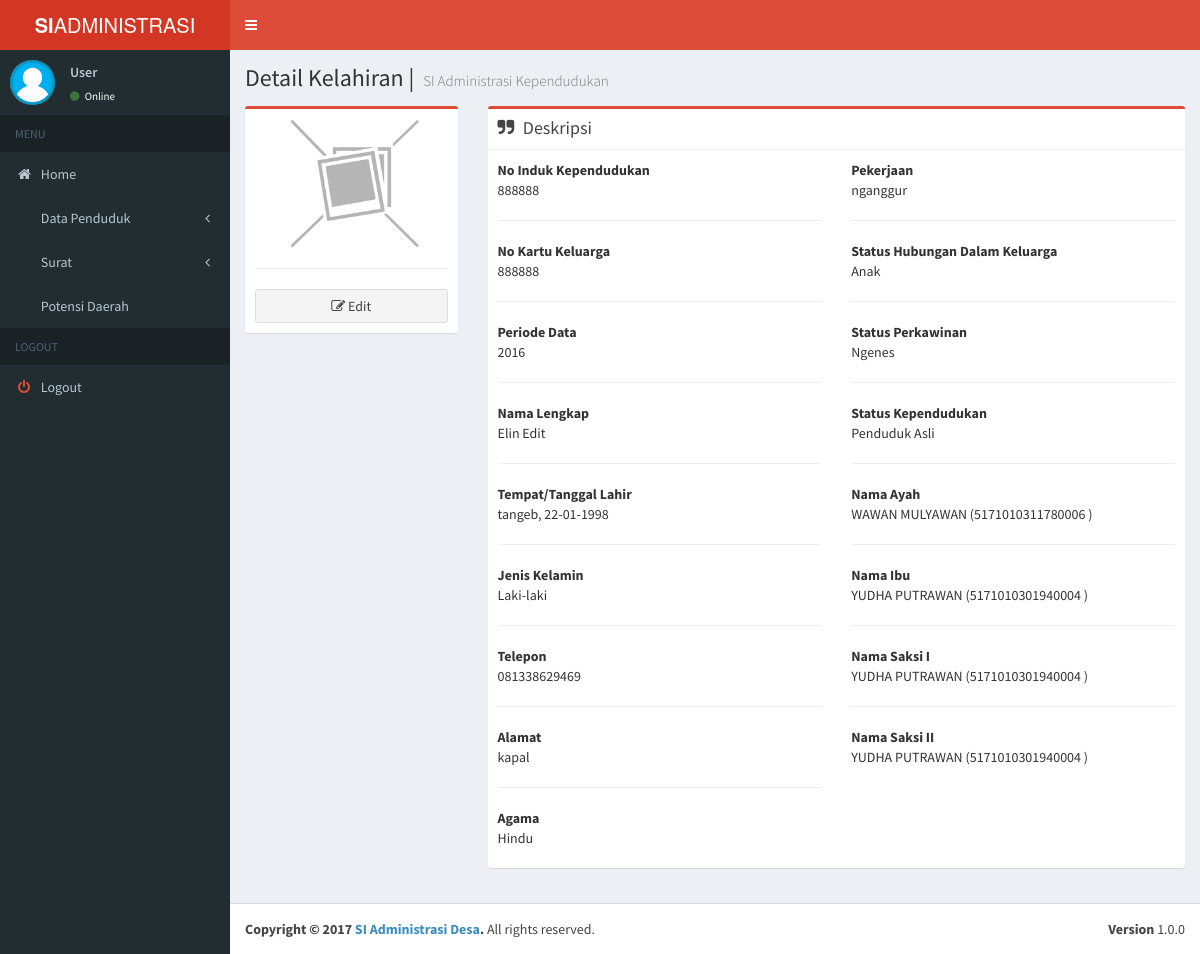
Page /index.php/kelahiran/detail/3 on the committed database.
### tables this page shows
CREATE TABLE `t_kelahiran` (
  `id_kelahiran` int(11) NOT NULL,
  `id_penduduk` varchar(20) DEFAULT NULL,
  `kewarganegaraan` varchar(20) DEFAULT NULL,
  `id_ibu` int(11) DEFAULT NULL,
  `id_ayah` int(11) DEFAULT NULL,
  `id_saksi1` int(11) DEFAULT NULL,
  `id_saksi2` int(11) DEFAULT NULL,
  `created_by` int(11) NOT NULL,
  `created_at` timestamp NOT NULL DEFAULT CURRENT_TIMESTAMP,
  `updated_by` int(11) NOT NULL,
  `updated_at` timestamp NOT NULL DEFAULT '0000-00-00 00:00:00' ON UPDATE CURRENT_TIMESTAMP,
  `status` tinyint(4) NOT NULL DEFAULT '1'
);

CREATE TABLE `t_penduduk` (
  `id_penduduk` int(11) NOT NULL,
  `periode_data` varchar(4) DEFAULT NULL,
  `no_kk` varchar(20) DEFAULT NULL,
  `status_kk` int(11) DEFAULT NULL,
  `nik` varchar(20) DEFAULT NULL,
  `nama` varchar(100) DEFAULT NULL,
  `tempat_lahir` varchar(50) DEFAULT NULL,
  `tgl_lahir` date DEFAULT NULL,
  `jk` tinyint(4) DEFAULT NULL,
  `alamat_saat_ini` varchar(255) DEFAULT NULL,
  `id_agama` int(11) DEFAULT NULL,
  `id_pendidikan` int(11) DEFAULT NULL,
  `pekerjaan` varchar(100) DEFAULT NULL,
  `telepon` varchar(20) DEFAULT NULL,
  `status_kawin` tinyint(4) DEFAULT NULL,
  `nama_ibu` varchar(100) DEFAULT NULL,
  `nama_ayah` varchar(100) DEFAULT NULL,
  `kewarganegaraan` varchar(20) DEFAULT NULL,
  `status_kependudukan` int(11) DEFAULT NULL COMMENT 'penduduk asli, pendatang, pindah, meninggal',
  `foto` varchar(255) DEFAULT NULL,
  `created_by` int(11) NOT NULL,
  `created_at` timestamp NOT NULL DEFAULT CURRENT_TIMESTAMP,
  `updated_by` int(11) NOT NULL,
  `updated_at` timestamp NOT NULL DEFAULT '0000-00-00 00:00:00' ON UPDATE CURRENT_TIMESTAMP,
  `status` tinyint(4) NOT NULL DEFAULT '1'
);

CREATE TABLE `m_agama` (
  `id_agama` int(11) NOT NULL,
  `agama` varchar(20) DEFAULT NULL,
  `status` tinyint(4) DEFAULT NULL
);

CREATE TABLE `m_shdk` (
  `id_shdk` int(11) NOT NULL,
  `shdk` varchar(50) DEFAULT NULL,
  `status` tinyint(4) DEFAULT NULL
);

CREATE TABLE `m_status_kawin` (
  `id_status_kawin` int(11) NOT NULL,
  `status_kawin` varchar(20) NOT NULL,
  `status` tinyint(4) NOT NULL DEFAULT '1'
);

CREATE TABLE `m_status_kependudukan` (
  `id_status_kependudukan` int(11) NOT NULL,
  `status_kependudukan` varchar(20) NOT NULL,
  `status` tinyint(4) NOT NULL DEFAULT '1'
);

### application/controllers/Kelahiran.php (called while the page is built, shortened)
<?php
class Kelahiran extends CI_Controller {
	function __construct()
	{
		$this->load->model('kelahiran_model', 'kelahiran', true);
		$this->load->model('penduduk_model', 'penduduk', true);
	}
	public function detail($id)
	{
		$data['data'] = $this->kelahiran->getdetailkelahiran($id);
		$data['body'] = $this->load->view('detail_kelahiran', $data, true);
		$this->load->view('template', $data);
	}
}

### index.php (called while the page is built, shortened)
<?php
require_once BASEPATH.'core/CodeIgniter.php';

### application/models/Kelahiran_model.php (called while the page is built, shortened)
<?php
class Kelahiran_model extends CI_Model {
	public function getdetailkelahiran($id)
	{
		$query = $this->db->query('select k.*,
			p.nama as nama_penduduk, p.nik as nik, p.no_kk, p.pekerjaan, p.periode_data as periode_data, p.foto as foto, p.tgl_lahir, p.tempat_lahir, p.jk, p.alamat_saat_ini, p.status_kk, p.id_agama, p.id_pendidikan, p.telepon, p.status_kawin, p.status_kependudukan,
			pa.nama as nama_ibu, pa.nik as nik_ibu,
			pb.nama as nama_ayah, pb.nik as nik_ayah,
			pc.nama as nama_saksi1, pc.nik as nik_saksi1,
			pd.nama as nama_saksi2, pd.nik as nik_saksi2,
			s.shdk as status_keluarga,
			a.agama,
			pt.pend_akhir as pendidikan,
			sk.status_kawin as status_perkawinan,
			skp.status_kependudukan as status_penduduk
			from t_kelahiran k
			inner join t_penduduk p on p.id_penduduk=k.id_penduduk
			inner join t_penduduk pa on pa.id_penduduk=k.id_ibu
			inner join t_penduduk pb on pb.id_penduduk=k.id_ayah
			inner join t_penduduk pc on pc.id_penduduk=k.id_saksi1
			inner join t_penduduk pd on pd.id_penduduk=k.id_saksi2
			inner join m_shdk s on s.id_shdk=p.status_kk
			inner join m_agama a on a.id_agama=p.id_agama
			inner join m_pendidikan_terakhir as pt on pt.id_pendidikan=p.id_pendidikan
			left join m_status_kawin as sk on sk.id_status_kawin=p.status_kawin
			left join m_status_kependudukan as skp on skp.id_status_kependudukan=p.status_kependudukan
			where k.status <> 0 and id_kelahiran='.$id);
		if($query->num_rows() == 1)
		{
			return $query->result();
		}
		else
		{
			return false;
		}
	}
}

### application/views/detail_kelahiran.php (the view, shortened to what this page needs)
<div class="content-wrapper">
  <section class="content-header">
    <h1>
      Detail Kelahiran |
      <small>SI Administrasi Kependudukan</small>
    </h1>
  </section>
    <section class="content">
      <div class="row">
      <?php
        if(is_object($data) || is_array($data)) :
          foreach ($data as $row) :
      ?>
        <div class="col-md-3">
          <div class="box box-danger">
            <div class="box-body box-profile">
              <img style="margin: 0 auto;" class="img-responsive"
              <?php
                if(is_null($row->foto) || $row->foto=="") :
              ?>
              src="<?=base_url()?>assets/dist/img/no-image.jpg"
              <?php
                else:
              ?>
              src="<?=base_url()?>assets/img/fotopenduduk/<?=$row->foto?>"
              <?php
                endif;
              ?>
              alt="Program Picture">
              <hr/>
              <button type="button" class="btn btn-default btn-block" onClick="window.location.href='<?=site_url('kelahiran/edit/'.$row->id_kelahiran)?>'">
                <i class="fa fa-edit"></i> Edit
              </button>
            </div>
          </div>
        </div>
        <div class="col-md-9">
          <div class="box box-danger">
            <div class="box-header with-border">
              <h3 class="box-title"><i class="fa fa-quote-right margin-r-5"></i> Deskripsi</h3>
            </div>
            <div class="box-body">
              <div class="row">
                <div class="col-md-6">
                  <strong>No Induk Kependudukan</strong>
                  <p><?=$row->nik?></p>
                  <hr/>
                  <strong>No Kartu Keluarga</strong>
                  <p><?=$row->no_kk?></p>
                  <hr/>
                  <strong>Periode Data</strong>
                  <p><?=$row->periode_data?></p>
                  <hr/>
                  <strong>Nama Lengkap</strong>
                  <p><?=$row->nama_penduduk?></p>
                  <hr/>
                  <strong>Tempat/Tanggal Lahir</strong>
                  <p>
                    <?php
                      $date=date_create($row->tgl_lahir);
                      $newdate=date_format($date,"d-m-Y");
                      echo $row->tempat_lahir . ", " . $newdate;
                    ?>
                  </p>
                  <hr/>
                  <strong>Jenis Kelamin</strong>
                  <p>
                    <?php
                      if($row->jk == 1) :
                        echo "Laki-laki";
                      else:
                        echo "Perempuan";
                      endif;
                    ?>
                  </p>
                  <hr/>
                  <strong>Telepon</strong>
                  <p>
                    <?php
                      if(is_null($row->telepon) || $row->telepon=="") :
                        echo "-";
                      else:
                        echo $row->telepon;
                      endif;
                    ?>
                  </p>
                  <hr/>
                  <strong>Alamat</strong>
                  <p>
                    <?php
                      if(is_null($row->alamat_saat_ini) || $row->alamat_saat_ini=="") :
                        echo "-";
                      else:
                        echo $row->alamat_saat_ini;
                      endif;
                    ?>
                  </p>
                  <hr/>
                  <strong>Agama</strong>
                  <p><?=$row->agama?></p>
                </div>
                <div class="col-md-6">
                  <strong>Pekerjaan</strong>
                  <p>
                    <?php
                      if(is_null($row->pekerjaan) || $row->pekerjaan=="") :
                        echo "-";
                      else:
                        echo $row->pekerjaan;
                      endif;
                    ?>
                  </p>
                  <hr/>
                  <strong>Status Hubungan Dalam Keluarga</strong>
                  <p><?=$row->status_keluarga?></p>
                  <hr/>
                  <strong>Status Perkawinan</strong>
                  <p>
                    <?php
                      if(is_null($row->status_perkawinan) || $row->status_perkawinan=="") :
                        echo "-";
                      else:
                        echo $row->status_perkawinan;
                      endif;
                    ?>
                  </p>
                  <hr/>
                  <strong>Status Kependudukan</strong>
                  <p>
                    <?php
                      if(is_null($row->status_penduduk) || $row->status_penduduk=="") :
                        echo "-";
                      else:
                        echo $row->status_penduduk;
                      endif;
                    ?>
                  </p>
                  <hr/>
                  <strong>Nama Ayah</strong>
                  <p>
                    <?php
                      if(is_null($row->nama_ayah) || $row->nama_ayah=="") :
                        echo "-";
                      else:
                        echo $row->nama_ayah . " (" . $row->nik_ayah . ")";
                      endif;
                    ?>
                  </p>
                  <hr/>
                  <strong>Nama Ibu</strong>
                  <p>
                    <?php
                      if(is_null($row->nama_ibu) || $row->nama_ibu=="") :
                        echo "-";
                      else:
                        echo $row->nama_ibu . " (" . $row->nik_ibu . ")";
                      endif;
                    ?>
                  </p>
                  <hr/>
                  <strong>Nama Saksi I</strong>
                  <p>
                    <?php
                      if(is_null($row->nama_saksi1) || $row->nama_saksi1=="") :
                        echo "-";
                      else:
                        echo $row->nama_saksi1  . " (" . $row->nik_saksi1 . ")";
                      endif;
                    ?>
                  </p>
                  <hr/>
                  <strong>Nama Saksi II</strong>
                  <p>
                    <?php
                      if(is_null($row->nama_saksi2) || $row->nama_saksi2=="") :
                        echo "-";
                      else:
                        echo $row->nama_saksi2  . " (" . $row->nik_saksi2 . ")";
                      endif;
                    ?>
                  </p>
                </div>
              </div>
            </div>
          </div>
        </div>
      <?php
          endforeach;
        endif;
      ?>
      </div>
    </section>
</div>

### application/views/template.php (shortened to what this page needs)
<!DOCTYPE html>
<html>
<head>
  <link rel="stylesheet" href="<?=base_url()?>assets/bootstrap/css/bootstrap.min.css">
  <link rel="stylesheet" href="https://cdnjs.cloudflare.com/ajax/libs/font-awesome/4.5.0/css/font-awesome.min.css">
  <link rel="stylesheet" href="https://cdnjs.cloudflare.com/ajax/libs/ionicons/2.0.1/css/ionicons.min.css">
  <link rel="stylesheet" href="<?=base_url()?>assets/plugins/datatables/dataTables.bootstrap.css">
  <link rel="stylesheet" href="https://cdn.datatables.net/buttons/1.2.2/css/buttons.dataTables.min.css">
  <link rel="stylesheet" href="<?=base_url()?>assets/dist/css/AdminLTE.min.css">
  <link rel="stylesheet" href="<?=base_url()?>assets/dist/css/skins/_all-skins.min.css">
  <link rel="stylesheet" href="<?=base_url()?>assets/plugins/select2/select2.min.css">
  <link rel="stylesheet" href="https://cdnjs.cloudflare.com/ajax/libs/simple-line-icons/2.4.1/css/simple-line-icons.css">
</head>
<body class="hold-transition skin-red sidebar-mini">
<div class="wrapper">
  <header class="main-header">
    <a href="<?=site_url('dashboard')?>" class="logo">
      <span class="logo-lg"><b>SI</b>ADMINISTRASI</span>
    </a>
    <nav class="navbar navbar-static-top">
      <a href="#" class="sidebar-toggle" data-toggle="offcanvas" role="button">
      </a>
    </nav>
  </header>
  <aside class="main-sidebar">
    <section class="sidebar">
      <div class="user-panel">
        <div class="pull-left image">
          <img class="img-circle" src="<?=base_url()?>assets/dist/img/no-image-user.jpg" alt="User profile picture">
        </div>
        <div class="pull-left info">
          <p><a href="#">User</a></p>
          <a><i class="fa fa-circle text-success"></i> Online</a>
        </div>
      </div>
      <ul class="sidebar-menu">
        <li class="header"> MENU</li>
        <li><a href="<?=site_url('dashboard')?>"><i class="fa fa-home"></i> <span> Home</span></a></li>
        <li class="treeview">
          <a href="#">
            <i class="fa icon-wallet"></i> <span> Data Penduduk</span> <i class="fa fa-angle-left pull-right"></i>
          </a>
        </li>
        <li class="treeview">
          <a href="#">
            <i class="fa icon-wallet"></i> <span> Surat</span> <i class="fa fa-angle-left pull-right"></i>
          </a>
        </li>
        <li><a href="#"><i class="fa icon-basket"></i> <span> Potensi Daerah</span></a></li>
        <li class="header"> LOGOUT</li>
        <li><a onclick="return confirm('Pilih OK untuk melanjutkan.')" href="<?=site_url('login/logout')?>"><i class="fa fa-power-off text-red"></i> <span> Logout</span></a></li>
      </ul>
    </section>
  </aside>
  <?=$body?>
  <footer class="main-footer">
    <div class="pull-right hidden-xs">
      <b>Version</b> 1.0.0
    </div>
    <strong>Copyright &copy; 2017 <a href="#">SI Administrasi Desa</a>.</strong> All rights
    reserved.
  </footer>
</div>
</body>
</body>
</html>

### rows in the picture
t_kelahiran: id_penduduk.nik "888888", id_penduduk.no_kk "888888", id_penduduk.periode_data "2016", id_penduduk.nama "Elin Edit", id_penduduk.tempat_lahir "tangeb", id_penduduk.tgl_lahir "22-01-1998", id_penduduk.telepon "081338629469", id_penduduk.alamat_saat_ini "kapal", m_agama.agama "Hindu", id_penduduk.pekerjaan "nganggur", m_shdk.shdk "Anak", m_status_kawin.status_kawin "Ngenes", m_status_kependudukan.status_kependudukan "Penduduk Asli", t_penduduk.nama "WAWAN MULYAWAN", t_penduduk.nik "5171010311780006", t_penduduk.nama "YUDHA PUTRAWAN", t_penduduk.nik "5171010301940004"
